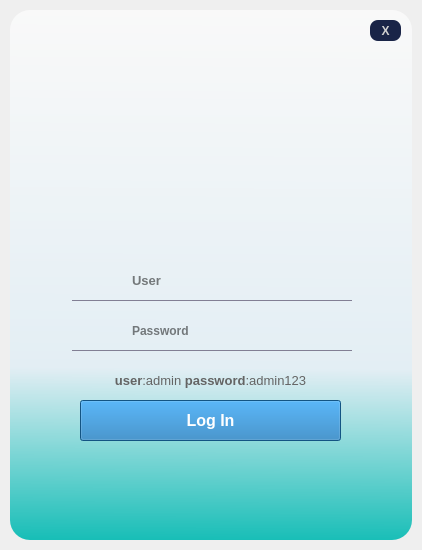
<?xml version="1.0" encoding="UTF-8"?>
<ui version="4.0">
 <class>Login_Menu</class>
 <widget class="QMainWindow" name="Login_Menu">
  <property name="geometry">
   <rect>
    <x>0</x>
    <y>0</y>
    <width>422</width>
    <height>550</height>
   </rect>
  </property>
  <property name="minimumSize">
   <size>
    <width>422</width>
    <height>550</height>
   </size>
  </property>
  <property name="maximumSize">
   <size>
    <width>422</width>
    <height>550</height>
   </size>
  </property>
  <property name="windowTitle">
   <string>MainWindow</string>
  </property>
  <widget class="QWidget" name="centralwidget">
   <layout class="QVBoxLayout" name="verticalLayout">
    <property name="spacing">
     <number>0</number>
    </property>
    <property name="leftMargin">
     <number>10</number>
    </property>
    <property name="topMargin">
     <number>10</number>
    </property>
    <property name="rightMargin">
     <number>10</number>
    </property>
    <property name="bottomMargin">
     <number>10</number>
    </property>
    <item>
     <widget class="QFrame" name="dropShadowFrame">
      <property name="styleSheet">
       <string notr="true">QFrame {	
	background-color: qlineargradient(spread:pad, x1:0.522727, y1:1, x2:0.528, y2:0, stop:0 rgba(24, 190, 183, 255), stop:0.323864 rgba(227, 238, 244, 255), stop:1 rgba(249, 249, 249, 255));

	color: rgb(220, 220, 220);
	border-radius: 20px;
}</string>
      </property>
      <property name="frameShape">
       <enum>QFrame::StyledPanel</enum>
      </property>
      <property name="frameShadow">
       <enum>QFrame::Raised</enum>
      </property>
      <widget class="QPushButton" name="button_login">
       <property name="enabled">
        <bool>true</bool>
       </property>
       <property name="geometry">
        <rect>
         <x>70</x>
         <y>390</y>
         <width>261</width>
         <height>41</height>
        </rect>
       </property>
       <property name="font">
        <font>
         <pointsize>12</pointsize>
         <weight>75</weight>
         <bold>true</bold>
        </font>
       </property>
       <property name="cursor">
        <cursorShape>ArrowCursor</cursorShape>
       </property>
       <property name="mouseTracking">
        <bool>false</bool>
       </property>
       <property name="toolTip">
        <string/>
       </property>
       <property name="layoutDirection">
        <enum>Qt::LeftToRight</enum>
       </property>
       <property name="autoFillBackground">
        <bool>false</bool>
       </property>
       <property name="styleSheet">
        <string notr="true">QPushButton {
	background-color: rgb(27, 117, 183);
	text-align: center;
	color: white;
}
QPushButton:hover {
	background-color: rgb(24, 190, 183);
}
QPushButton:pressed {
	background-color: rgb(15, 68, 106);
}</string>
       </property>
       <property name="text">
        <string>Log In</string>
       </property>
       <property name="checkable">
        <bool>false</bool>
       </property>
       <property name="autoRepeat">
        <bool>false</bool>
       </property>
       <property name="autoExclusive">
        <bool>false</bool>
       </property>
       <property name="autoDefault">
        <bool>true</bool>
       </property>
       <property name="default">
        <bool>false</bool>
       </property>
       <property name="flat">
        <bool>false</bool>
       </property>
      </widget>
      <widget class="QLineEdit" name="text_password">
       <property name="enabled">
        <bool>true</bool>
       </property>
       <property name="geometry">
        <rect>
         <x>120</x>
         <y>310</y>
         <width>191</width>
         <height>21</height>
        </rect>
       </property>
       <property name="font">
        <font>
         <family>MS Shell Dlg 2</family>
         <pointsize>9</pointsize>
         <weight>75</weight>
         <bold>true</bold>
        </font>
       </property>
       <property name="acceptDrops">
        <bool>true</bool>
       </property>
       <property name="autoFillBackground">
        <bool>false</bool>
       </property>
       <property name="styleSheet">
        <string notr="true">background-color: rgba(0, 0, 0, 0);
color: black;</string>
       </property>
       <property name="inputMethodHints">
        <set>Qt::ImhHiddenText|Qt::ImhNoAutoUppercase|Qt::ImhNoPredictiveText|Qt::ImhSensitiveData</set>
       </property>
       <property name="inputMask">
        <string/>
       </property>
       <property name="text">
        <string/>
       </property>
       <property name="frame">
        <bool>false</bool>
       </property>
       <property name="echoMode">
        <enum>QLineEdit::Password</enum>
       </property>
       <property name="alignment">
        <set>Qt::AlignLeading|Qt::AlignLeft|Qt::AlignVCenter</set>
       </property>
       <property name="dragEnabled">
        <bool>false</bool>
       </property>
       <property name="readOnly">
        <bool>false</bool>
       </property>
       <property name="placeholderText">
        <string>Password</string>
       </property>
       <property name="clearButtonEnabled">
        <bool>true</bool>
       </property>
      </widget>
      <widget class="Line" name="line_password">
       <property name="geometry">
        <rect>
         <x>62</x>
         <y>340</y>
         <width>280</width>
         <height>1</height>
        </rect>
       </property>
       <property name="layoutDirection">
        <enum>Qt::LeftToRight</enum>
       </property>
       <property name="styleSheet">
        <string notr="true">background-color: rgb(130, 127, 148);</string>
       </property>
       <property name="frameShadow">
        <enum>QFrame::Raised</enum>
       </property>
       <property name="orientation">
        <enum>Qt::Horizontal</enum>
       </property>
      </widget>
      <widget class="Line" name="line_username">
       <property name="geometry">
        <rect>
         <x>62</x>
         <y>290</y>
         <width>280</width>
         <height>1</height>
        </rect>
       </property>
       <property name="layoutDirection">
        <enum>Qt::LeftToRight</enum>
       </property>
       <property name="styleSheet">
        <string notr="true">background-color: rgb(130, 127, 148);</string>
       </property>
       <property name="frameShadow">
        <enum>QFrame::Raised</enum>
       </property>
       <property name="orientation">
        <enum>Qt::Horizontal</enum>
       </property>
      </widget>
      <widget class="QLineEdit" name="text_username">
       <property name="enabled">
        <bool>true</bool>
       </property>
       <property name="geometry">
        <rect>
         <x>120</x>
         <y>260</y>
         <width>191</width>
         <height>21</height>
        </rect>
       </property>
       <property name="font">
        <font>
         <family>MS Shell Dlg 2</family>
         <pointsize>10</pointsize>
         <weight>75</weight>
         <italic>false</italic>
         <bold>true</bold>
        </font>
       </property>
       <property name="acceptDrops">
        <bool>true</bool>
       </property>
       <property name="autoFillBackground">
        <bool>false</bool>
       </property>
       <property name="styleSheet">
        <string notr="true">background-color: rgba(0, 0, 0, 0);
color: black;</string>
       </property>
       <property name="inputMethodHints">
        <set>Qt::ImhNone</set>
       </property>
       <property name="inputMask">
        <string/>
       </property>
       <property name="text">
        <string/>
       </property>
       <property name="frame">
        <bool>false</bool>
       </property>
       <property name="echoMode">
        <enum>QLineEdit::Normal</enum>
       </property>
       <property name="alignment">
        <set>Qt::AlignLeading|Qt::AlignLeft|Qt::AlignVCenter</set>
       </property>
       <property name="dragEnabled">
        <bool>false</bool>
       </property>
       <property name="readOnly">
        <bool>false</bool>
       </property>
       <property name="placeholderText">
        <string>User</string>
       </property>
       <property name="clearButtonEnabled">
        <bool>false</bool>
       </property>
      </widget>
      <widget class="QWidget" name="horizontalLayoutWidget">
       <property name="geometry">
        <rect>
         <x>30</x>
         <y>50</y>
         <width>341</width>
         <height>141</height>
        </rect>
       </property>
       <layout class="QHBoxLayout" name="horizontalLayout">
        <item>
         <widget class="QLabel" name="img_Logo">
          <property name="layoutDirection">
           <enum>Qt::LeftToRight</enum>
          </property>
          <property name="styleSheet">
           <string notr="true">image: url(:/icons/assets/Logo.png);
background-color: rgba(255, 255, 255, 0);</string>
          </property>
          <property name="text">
           <string/>
          </property>
          <property name="alignment">
           <set>Qt::AlignCenter</set>
          </property>
         </widget>
        </item>
       </layout>
      </widget>
      <widget class="QLabel" name="icon_user">
       <property name="geometry">
        <rect>
         <x>70</x>
         <y>260</y>
         <width>31</width>
         <height>21</height>
        </rect>
       </property>
       <property name="styleSheet">
        <string notr="true">image: url(:/icons/assets/user-black.png);
background-color: rgba(255, 255, 255, 0);</string>
       </property>
       <property name="text">
        <string/>
       </property>
      </widget>
      <widget class="QLabel" name="icon_lock">
       <property name="geometry">
        <rect>
         <x>70</x>
         <y>310</y>
         <width>31</width>
         <height>21</height>
        </rect>
       </property>
       <property name="styleSheet">
        <string notr="true">image: url(:/icons/assets/lock-black.png);
background-color: rgba(255, 255, 255, 0);</string>
       </property>
       <property name="text">
        <string/>
       </property>
      </widget>
      <widget class="QPushButton" name="button_close">
       <property name="geometry">
        <rect>
         <x>360</x>
         <y>10</y>
         <width>31</width>
         <height>21</height>
        </rect>
       </property>
       <property name="font">
        <font>
         <weight>75</weight>
         <bold>true</bold>
        </font>
       </property>
       <property name="styleSheet">
        <string notr="true">QPushButton {
   border:none;
   border-radius:8px;
   background-color: rgb(25,36,71);
   color: rgb(208, 208, 208);

}
QPushButton:hover {
	background-color: rgb(24, 190, 183);
}
QPushButton:pressed {
	background-color: rgb(15, 68, 106);
}</string>
       </property>
       <property name="text">
        <string>X</string>
       </property>
      </widget>
      <widget class="QLabel" name="label">
       <property name="geometry">
        <rect>
         <x>60</x>
         <y>350</y>
         <width>281</width>
         <height>41</height>
        </rect>
       </property>
       <property name="font">
        <font>
         <pointsize>10</pointsize>
         <weight>50</weight>
         <bold>false</bold>
        </font>
       </property>
       <property name="styleSheet">
        <string notr="true">background-color: rgba(255, 255, 255,0);
color: rgb(100, 100, 100);</string>
       </property>
       <property name="text">
        <string>&lt;html&gt;&lt;head/&gt;&lt;body&gt;&lt;p&gt;&lt;span style=&quot; font-weight:600;&quot;&gt;user&lt;/span&gt;:admin   &lt;span style=&quot; font-weight:600;&quot;&gt;password&lt;/span&gt;:admin123&lt;/p&gt;&lt;/body&gt;&lt;/html&gt;</string>
       </property>
       <property name="alignment">
        <set>Qt::AlignCenter</set>
       </property>
      </widget>
     </widget>
    </item>
   </layout>
  </widget>
 </widget>
 <tabstops>
  <tabstop>text_username</tabstop>
  <tabstop>text_password</tabstop>
  <tabstop>button_login</tabstop>
  <tabstop>button_close</tabstop>
 </tabstops>
 <resources>
  <include location="src.qrc"/>
 </resources>
 <connections>
  <connection>
   <sender>text_password</sender>
   <signal>returnPressed()</signal>
   <receiver>button_login</receiver>
   <slot>click()</slot>
   <hints>
    <hint type="sourcelabel">
     <x>221</x>
     <y>337</y>
    </hint>
    <hint type="destinationlabel">
     <x>221</x>
     <y>390</y>
    </hint>
   </hints>
  </connection>
 </connections>
</ui>
